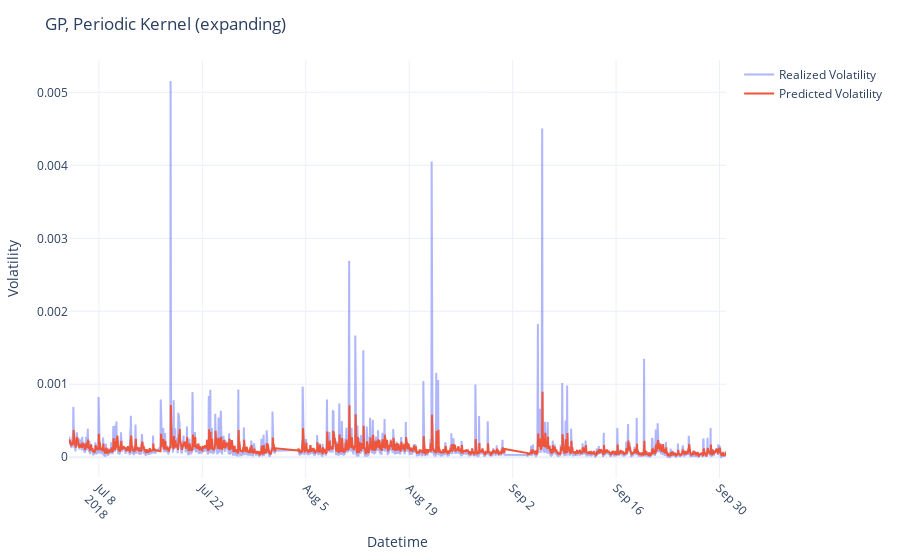

Write notebook code for a chart like this one.
### Code cell
plot_preds(
    preds_dataframe=PK_expanding_preds,
    model_name="GP, Periodic Kernel",
    test_vols=test_vols,
    pred_type="expanding",
    naive=False,
)

### Figure 1 — Plotly figure (JSON) as saved in the notebook; plotly's stock layout.template omitted (floating-point values rounded to 4 significant figures; data arrays with more than 128 entries replaced by an {"elided": "..."} marker saying what was removed)
{"data": [{"mode": "lines", "name": "Realized Volatility", "opacity": 0.5, "type": "scatter", "x": {"elided": "1958 str values"}, "y": {"elided": "1958 float values"}}, {"mode": "lines", "name": "Predicted Volatility", "type": "scatter", "x": {"elided": "1958 str values"}, "y": {"elided": "1958 float values"}}], "layout": {"autosize": true, "margin": {"b": 60, "l": 60, "r": 30, "t": 60}, "title": {"text": "GP, Periodic Kernel (expanding)"}, "xaxis": {"autorange": true, "nticks": 10, "range": ["2018-07-03 23:00", "2018-09-30 21:00"], "tickangle": 45, "title": {"text": "Datetime"}, "type": "date"}, "yaxis": {"autorange": true, "range": [-0.0002843, 0.005443], "title": {"text": "Volatility"}, "type": "linear"}}}
